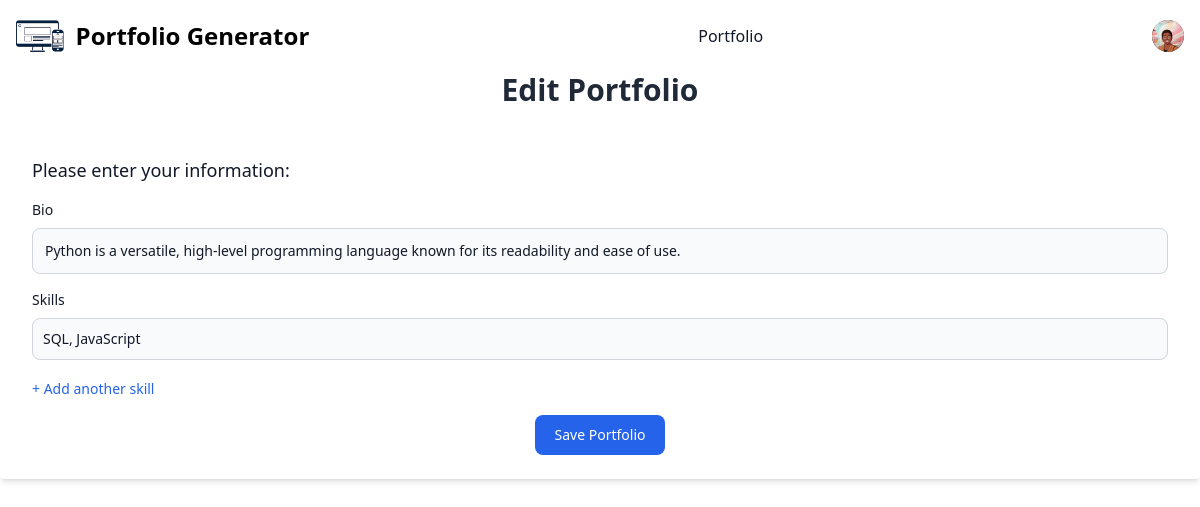
/portfolio/1/edit (signed in), run on the app's committed database.
### portfolio_app/models.py (models this page shows)
class Portfolio(db.Model):
  __tablename__ = "portfolio"
  id = db.Column(db.Integer, primary_key=True)
  user_id = db.Column(db.Integer, db.ForeignKey("user.id"))
  bio = db.Column(db.String, nullable=False)
  skills = db.Column(db.String, nullable=False)
  created_at = db.Column(db.DateTime, default=datetime.utcnow)
  user = db.relationship("User", back_populates="created_portfolios")
  project_list = db.relationship("Project", back_populates="portfolio", cascade="all, delete")

### portfolio_app/main/routes.py (the view, shortened to what this page needs)
@main.route("/portfolio/<int:portfolio_id>/edit", methods=["GET", "POST"])
@login_required
def edit_portfolio(portfolio_id):
  portfolio = Portfolio.query.get_or_404(portfolio_id)
  form = PortfolioForm(obj=portfolio)
  return render_template("main/edit_portfolio.html", portfolio=portfolio, form=form)

### portfolio_app/forms.py
class PortfolioForm(FlaskForm):
  bio = StringField("Bio",
    validators=[
      DataRequired(),
      Length(min=3, max=100, message="Your bio must be between 3 and 100 characters.")
    ])
  skills = StringField("Skills",
    validators=[
      DataRequired(),
      Length(min=3, message="Please enter at least 3 characters for skills.")
    ])
  submit = SubmitField("Save Portfolio")

### portfolio_app/__init__.py (called while the page is built)
def create_app():
  app = Flask(__name__)
  app.config.from_object(Config)
  app.secret_key = os.urandom(24)
  db.init_app(app)
  login_manager.init_app(app)
  bcrypt.init_app(app)
  login_manager.login_view = 'auth.login'
  @login_manager.user_loader
  def load_user(user_id):
    return User.query.get(int(user_id))
  app.register_blueprint(main)
  app.register_blueprint(auth)
  return app

### portfolio_app/templates/main/edit_portfolio.html (shortened to what this page needs)
{% extends "base.html" %}
{% block content %}
<h2 class="text-3xl font-bold text-gray-800 dark:text-red-800 mb-6 text-center">Edit Portfolio</h2>
<form method="POST" action="{{ url_for('main.edit_portfolio', portfolio_id=portfolio.id)}}" class="bg-white dark:bg-gray-800 shadow-md rounded px-8 py-6">
  <fieldset>
    <legend class="block text-lg font-medium text-gray-900 dark:text-white mb-4">Please enter your information:</legend>
    <p class="mb-4">
      {{ form.bio.label(class="block mb-2 text-sm font-medium text-gray-900 dark:text-white") }}
      {{ form.bio(class="resize-y block w-full p-3 text-sm text-gray-900 bg-gray-50 rounded-lg border border-gray-300 focus:ring-blue-500 focus:border-blue-500 dark:bg-gray-700 dark:border-gray-600 dark:text-white dark:focus:ring-blue-500 dark:focus:border-blue-500", rows="5", placeholder="Write a short bio...") }}
    </p>
    <div id="skills-wrapper" class="space-y-2 mb-4">
      <label class="block mb-2 text-sm font-medium text-gray-900 dark:text-white">Skills</label>
      {{ form.skills(class="block w-full p-2.5 text-sm text-gray-900 bg-gray-50 rounded-lg border border-gray-300 focus:ring-blue-500 focus:border-blue-500 dark:bg-gray-700 dark:border-gray-600 dark:placeholder-gray-400 dark:text-white dark:focus:ring-blue-500 dark:focus:border-blue-500") }}
    </div>
    <button type="button" onclick="addSkillField()" class="text-blue-600 hover:underline text-sm mb-4">
      + Add another skill
    </button>
    <p class="text-center">
      {{ form.submit(class="text-white bg-blue-600 hover:bg-blue-700 font-medium rounded-lg text-sm px-5 py-2.5 text-center") }}
    </p>
  </fieldset>
</form>
{% endblock %}

### data on the page
Portfolio: bio "Python is a versatile, high-level programming language known for its readability and ease of use.", skills "SQL, JavaScript"
